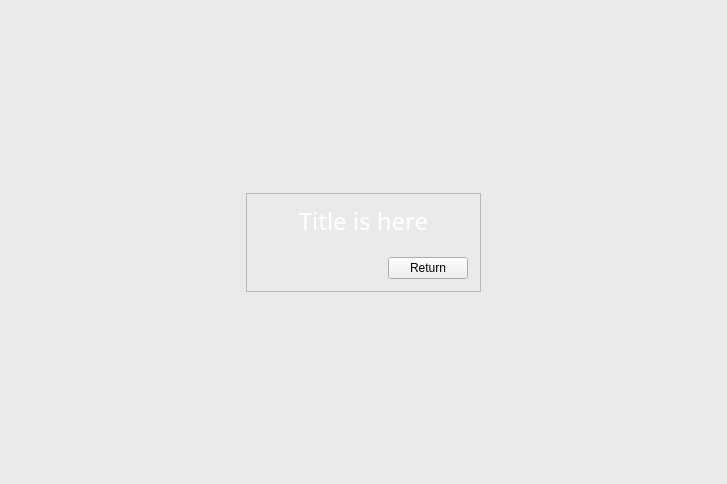
<?xml version="1.0" encoding="UTF-8"?>
<ui version="4.0">
 <class>EtherActionWidget</class>
 <widget class="QWidget" name="EtherActionWidget">
  <property name="geometry">
   <rect>
    <x>0</x>
    <y>0</y>
    <width>727</width>
    <height>484</height>
   </rect>
  </property>
  <property name="windowTitle">
   <string>EtherActionWidget</string>
  </property>
  <property name="styleSheet">
   <string notr="true">QWidget#EtherActionWidget {
	background-color: rgba(227, 227, 227, 125);
}

QLabel#titleLabel {
	background-image: url('./data/ui/images/ether/title_bg.png');
	background-position: top left;
	background-repeat: repeat-x;
}</string>
  </property>
  <layout class="QVBoxLayout" name="verticalLayout_2">
   <item>
    <layout class="QHBoxLayout" name="horizontalLayout_2">
     <item>
      <spacer name="horizontalSpacer_2">
       <property name="orientation">
        <enum>Qt::Horizontal</enum>
       </property>
       <property name="sizeHint" stdset="0">
        <size>
         <width>40</width>
         <height>20</height>
        </size>
       </property>
      </spacer>
     </item>
     <item>
      <layout class="QVBoxLayout" name="verticalLayout">
       <item>
        <spacer name="verticalSpacer_3">
         <property name="orientation">
          <enum>Qt::Vertical</enum>
         </property>
         <property name="sizeHint" stdset="0">
          <size>
           <width>20</width>
           <height>40</height>
          </size>
         </property>
        </spacer>
       </item>
       <item>
        <widget class="QFrame" name="ContainerFrame">
         <property name="frameShape">
          <enum>QFrame::StyledPanel</enum>
         </property>
         <property name="frameShadow">
          <enum>QFrame::Raised</enum>
         </property>
         <layout class="QVBoxLayout" name="verticalLayout_3">
          <property name="margin">
           <number>0</number>
          </property>
          <item>
           <layout class="QVBoxLayout" name="mainLayout">
            <property name="spacing">
             <number>0</number>
            </property>
            <item>
             <widget class="QLabel" name="titleLabel">
              <property name="sizePolicy">
               <sizepolicy hsizetype="Expanding" vsizetype="Preferred">
                <horstretch>0</horstretch>
                <verstretch>0</verstretch>
               </sizepolicy>
              </property>
              <property name="minimumSize">
               <size>
                <width>0</width>
                <height>45</height>
               </size>
              </property>
              <property name="maximumSize">
               <size>
                <width>16777215</width>
                <height>45</height>
               </size>
              </property>
              <property name="font">
               <font>
                <family>Narkisim</family>
                <pointsize>18</pointsize>
               </font>
              </property>
              <property name="styleSheet">
               <string notr="true">color: white; padding-top: 8px;</string>
              </property>
              <property name="text">
               <string>Title is here</string>
              </property>
              <property name="alignment">
               <set>Qt::AlignCenter</set>
              </property>
              <property name="indent">
               <number>0</number>
              </property>
             </widget>
            </item>
            <item>
             <layout class="QVBoxLayout" name="widgetLayout">
              <property name="leftMargin">
               <number>12</number>
              </property>
              <property name="topMargin">
               <number>12</number>
              </property>
              <property name="rightMargin">
               <number>12</number>
              </property>
              <property name="bottomMargin">
               <number>3</number>
              </property>
             </layout>
            </item>
            <item>
             <layout class="QHBoxLayout" name="horizontalLayout">
              <property name="leftMargin">
               <number>12</number>
              </property>
              <property name="topMargin">
               <number>3</number>
              </property>
              <property name="rightMargin">
               <number>12</number>
              </property>
              <property name="bottomMargin">
               <number>12</number>
              </property>
              <item>
               <spacer name="horizontalSpacer">
                <property name="orientation">
                 <enum>Qt::Horizontal</enum>
                </property>
                <property name="sizeHint" stdset="0">
                 <size>
                  <width>40</width>
                  <height>20</height>
                 </size>
                </property>
               </spacer>
              </item>
              <item>
               <widget class="QPushButton" name="pushButtonBack">
                <property name="text">
                 <string>Return</string>
                </property>
               </widget>
              </item>
             </layout>
            </item>
           </layout>
          </item>
         </layout>
        </widget>
       </item>
       <item>
        <spacer name="verticalSpacer_2">
         <property name="orientation">
          <enum>Qt::Vertical</enum>
         </property>
         <property name="sizeHint" stdset="0">
          <size>
           <width>20</width>
           <height>40</height>
          </size>
         </property>
        </spacer>
       </item>
      </layout>
     </item>
     <item>
      <spacer name="horizontalSpacer_3">
       <property name="orientation">
        <enum>Qt::Horizontal</enum>
       </property>
       <property name="sizeHint" stdset="0">
        <size>
         <width>40</width>
         <height>20</height>
        </size>
       </property>
      </spacer>
     </item>
    </layout>
   </item>
  </layout>
 </widget>
 <resources/>
 <connections/>
</ui>
